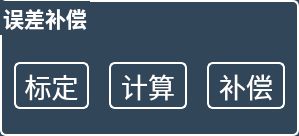
       <widget class="QGroupBox" name="groupBox_Force_2">
        <property name="geometry">
         <rect>
          <x>1300</x>
          <y>310</y>
          <width>299</width>
          <height>136</height>
         </rect>
        </property>
        <property name="font">
         <font>
          <family>Microsoft YaHei</family>
          <pointsize>16</pointsize>
          <weight>75</weight>
          <bold>true</bold>
         </font>
        </property>
        <property name="styleSheet">
         <string notr="true">border-radius:6px;
border-width:2px;
border-style:solid;
border-color:white;
background-color:#314659;
color:white;</string>
        </property>
        <property name="title">
         <string>误差补偿</string>
        </property>
        <layout class="QHBoxLayout" name="horizontalLayout_10" stretch="0,0,0">
         <property name="spacing">
          <number>20</number>
         </property>
         <property name="leftMargin">
          <number>12</number>
         </property>
         <property name="topMargin">
          <number>36</number>
         </property>
         <property name="rightMargin">
          <number>12</number>
         </property>
         <property name="bottomMargin">
          <number>0</number>
         </property>
         <item alignment="Qt::AlignHCenter|Qt::AlignVCenter">
          <widget class="QToolButton" name="toolButton_Sensor_Demarcate">
           <property name="sizePolicy">
            <sizepolicy hsizetype="MinimumExpanding" vsizetype="MinimumExpanding">
             <horstretch>0</horstretch>
             <verstretch>0</verstretch>
            </sizepolicy>
           </property>
           <property name="font">
            <font>
             <family>Microsoft Yahei</family>
             <pointsize>20</pointsize>
             <kerning>true</kerning>
            </font>
           </property>
           <property name="contextMenuPolicy">
            <enum>Qt::CustomContextMenu</enum>
           </property>
           <property name="acceptDrops">
            <bool>false</bool>
           </property>
           <property name="layoutDirection">
            <enum>Qt::LeftToRight</enum>
           </property>
           <property name="autoFillBackground">
            <bool>false</bool>
           </property>
           <property name="styleSheet">
            <string notr="true">QToolButton
{
    font-family:Microsoft Yahei;
    color:white;
    background-color:rgb(14 , 150 , 254);
    border-radius:20px;
}

QToolButton:hover
{
    background-color:rgb(44 , 137 , 255);
}

QToolButton:pressed
{
    background-color:rgb(14 , 135 , 228);
    padding-left:3px;
    padding-top:3px;
}
QToolButton:disabled
{
    background-color:grey;
}
border:none;</string>
           </property>
           <property name="text">
            <string>标定</string>
           </property>
           <property name="icon">
            <iconset resource="resources/resources.qrc">
             <normaloff>:/icons/icons/Demarcate.svg</normaloff>:/icons/icons/Demarcate.svg</iconset>
           </property>
           <property name="iconSize">
            <size>
             <width>50</width>
             <height>50</height>
            </size>
           </property>
           <property name="autoRepeat">
            <bool>false</bool>
           </property>
           <property name="autoExclusive">
            <bool>false</bool>
           </property>
           <property name="toolButtonStyle">
            <enum>Qt::ToolButtonTextUnderIcon</enum>
           </property>
          </widget>
         </item>
         <item alignment="Qt::AlignVCenter">
          <widget class="QToolButton" name="toolButton_Sensor_Calculate">
           <property name="enabled">
            <bool>true</bool>
           </property>
           <property name="sizePolicy">
            <sizepolicy hsizetype="MinimumExpanding" vsizetype="MinimumExpanding">
             <horstretch>0</horstretch>
             <verstretch>0</verstretch>
            </sizepolicy>
           </property>
           <property name="font">
            <font>
             <family>Microsoft Yahei</family>
             <pointsize>20</pointsize>
             <kerning>true</kerning>
            </font>
           </property>
           <property name="contextMenuPolicy">
            <enum>Qt::CustomContextMenu</enum>
           </property>
           <property name="acceptDrops">
            <bool>false</bool>
           </property>
           <property name="layoutDirection">
            <enum>Qt::LeftToRight</enum>
           </property>
           <property name="autoFillBackground">
            <bool>false</bool>
           </property>
           <property name="styleSheet">
            <string notr="true">QToolButton
{
    font-family:Microsoft Yahei;
    color:white;
    background-color:rgb(14 , 150 , 254);
    border-radius:20px;
}

QToolButton:hover
{
    background-color:rgb(44 , 137 , 255);
}

QToolButton:pressed
{
    background-color:rgb(14 , 135 , 228);
    padding-left:3px;
    padding-top:3px;
}
QToolButton:disabled
{
    background-color:grey;
}
border:none;</string>
           </property>
           <property name="text">
            <string>计算</string>
           </property>
           <property name="icon">
            <iconset resource="resources/resources.qrc">
             <normaloff>:/icons/icons/calculation.svg</normaloff>:/icons/icons/calculation.svg</iconset>
           </property>
           <property name="iconSize">
            <size>
             <width>50</width>
             <height>50</height>
            </size>
           </property>
           <property name="autoRepeat">
            <bool>false</bool>
           </property>
           <property name="autoExclusive">
            <bool>false</bool>
           </property>
           <property name="toolButtonStyle">
            <enum>Qt::ToolButtonTextUnderIcon</enum>
           </property>
          </widget>
         </item>
         <item alignment="Qt::AlignVCenter">
          <widget class="QToolButton" name="toolButton_Sensor_Compensate">
           <property name="sizePolicy">
            <sizepolicy hsizetype="MinimumExpanding" vsizetype="MinimumExpanding">
             <horstretch>0</horstretch>
             <verstretch>0</verstretch>
            </sizepolicy>
           </property>
           <property name="font">
            <font>
             <family>Microsoft Yahei</family>
             <pointsize>20</pointsize>
            </font>
           </property>
           <property name="contextMenuPolicy">
            <enum>Qt::CustomContextMenu</enum>
           </property>
           <property name="layoutDirection">
            <enum>Qt::LeftToRight</enum>
           </property>
           <property name="styleSheet">
            <string notr="true">QToolButton
{
    font-family:Microsoft Yahei;
    color:white;
    background-color:rgb(14 , 150 , 254);
    border-radius:20px;
}

QToolButton:hover
{
    background-color:rgb(44 , 137 , 255);
}

QToolButton:pressed
{
    background-color:rgb(14 , 135 , 228);
    padding-left:3px;
    padding-top:3px;
}
QToolButton:disabled
{
    background-color:grey;
}
border:none;</string>
           </property>
           <property name="text">
            <string>补偿</string>
           </property>
           <property name="icon">
            <iconset resource="resources/resources.qrc">
             <normaloff>:/icons/icons/Compensate.svg</normaloff>:/icons/icons/Compensate.svg</iconset>
           </property>
           <property name="iconSize">
            <size>
             <width>50</width>
             <height>50</height>
            </size>
           </property>
           <property name="toolButtonStyle">
            <enum>Qt::ToolButtonTextUnderIcon</enum>
           </property>
          </widget>
         </item>
        </layout>
       </widget>
